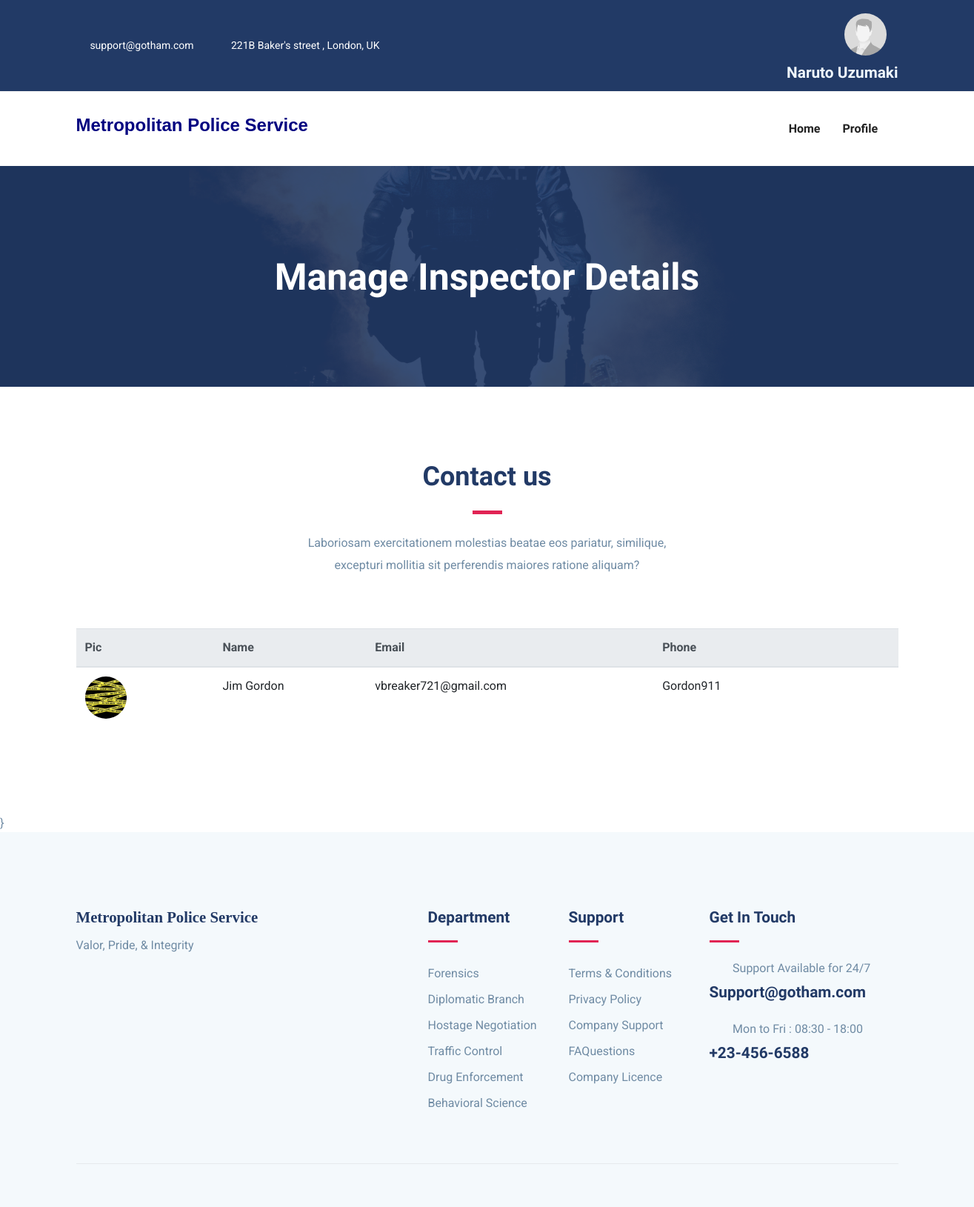
Screenshot of /Com/com-ins/ (signed in) with the database file from the repository.
### Commissioner/models.py (models this page shows, shortened)
class Com(models.Model):
    fname = models.CharField(max_length=50)
    lname = models.CharField(max_length=50)
    user_id = models.CharField(max_length=20, unique=True)
    password = models.CharField(max_length=10)
    email = models.EmailField(unique=True)
    pic = models.FileField(upload_to = 'Profile', default='default.jpg')

### Inspector/models.py (models this page shows, shortened)
class Ins(models.Model):
    fname = models.CharField(max_length=50)
    lname = models.CharField(max_length=50)
    user_id = models.CharField(max_length=20, unique=True)
    password = models.CharField(max_length=10)
    email = models.EmailField(unique=True)
    pic = models.FileField(upload_to = 'Profile', default='default.jpg')

### Commissioner/views.py (the view)
# urls.py: path('com-ins/',views.com_ins,name='com-ins'),
def com_ins(request):
    com = Com.objects.get(email=request.session['email'])
    ins = Ins.objects.all()
    return render(request,'com-ins.html',{'com':com,'ins':ins})

### Commissioner/templates/com-ins.html (shortened to what this page needs)
{% extends 'com-header.html' %}
{% block content %}
{% load static %}
<section class="page-title back-9550">
	<div class="container">
	  <div class="row">
		<div class="col-md-12">
		  <div class="block text-center">
			<h1 class="text-capitalize mb-5 text-lg">Manage Inspector Details</h1>
		  </div>
		</div>
	  </div>
	</div>
  </section>
  <section class="contact-form-wrap section">
    <div class="container">
        <div class="row justify-content-center">
            <div class="col-lg-6">
                <div class="section-title text-center">
                    <h2 class="text-md mb-2">Contact us</h2>
                    <div class="divider mx-auto my-4"></div>
                    <p class="mb-5">Laboriosam exercitationem molestias beatae eos pariatur, similique, excepturi mollitia sit perferendis maiores ratione aliquam?</p>
                </div>
            </div>
        </div>
        <div class="row">
            <div class="col-lg-12 col-md-12 col-sm-12">
            <table class="table align-items-center table-flush">
                <thead class="thead-light">
                    <tr>
                        <th scope="col" class="sort" data-sort="name">Pic</th>
                        <th scope="col" class="sort" data-sort="budget">Name</th>
                        <th scope="col" class="sort" data-sort="status">Email</th>
                        <th scope="col">Phone</th>
                        <th>          </th>
                    </tr>
                </thead>
                {% for entry in ins %}
                <div class="row">
                  <tbody class="list">
                      <th scope="row">
                      <div class="media align-items-center">
                          <a href="#" class="avatar rounded-circle mr-3">
                          <img alt="Image placeholder" src="{{entry.pic.url}}" style = "border-radius: 3cm; height : 1.5cm ; width : 1.5cm;">
                          </a>
                      </div>
                      </th>
                      <td class="budget">
                      {{entry.fname}} {{entry.lname}}
                      </td>
                      <td class="budget">
                        {{entry.email}}
                      </td>
                      <td>
                      {{entry.user_id}}
                      </td>
                      <td>
                        <div class="nav-item dropdown">
                          <a class="nav-link dropdown-toggle" data-toggle="dropdow"><i class="icofont-listine-dots"></i></a>
                        </div>
                      </td>
                  </tbody>
                  {% endfor %}
            </table>
        </div>
    </div>
</div>
</section>
{% endblock %}

### Commissioner/templates/com-header.html (shortened to what this page needs)
{% load static %}
<!DOCTYPE html>
<html lang="zxx">
<head>
  <link rel="stylesheet" href="{% static 'plugins/bootstrap/css/bootstrap.min.css' %}">
  <link rel="stylesheet" href="{% static 'plugins/icofont/icofont.min.css' %}">
  <link rel="stylesheet" href="{% static 'plugins/slick-carousel/slick/slick.css' %}">
  <link rel="stylesheet" href="{% static 'plugins/slick-carousel/slick/slick-theme.css' %}">
  <link rel="stylesheet" href="{% static 'css/style.css' %}">
</head>
<body id="top">
<header>
	<div class="header-top-bar">
		<div class="container">
			<div class="row align-items-center">
				<div class="col-lg-6">
					<ul class="top-bar-info list-inline-item pl-0 mb-0">
						<li class="list-inline-item"><a href="mailto:support@gmail.com"><i class="icofont-support-faq mr-2"></i>support@gotham.com</a></li>
						<li class="list-inline-item"><i class="icofont-location-pin mr-2"></i>221B Baker's street , London, UK </li>
					</ul>
				</div>
				<div class="col-lg-6">
					<div class="text-lg-right top-right-bar mt-2 mt-lg-0">
						<a class="nav-link active" href="">
							{% if adm.pic.url %}
							<img src="{{com.pic.url}}" alt = "image placeholder" style = "border-radius: 3cm; height : 1.5cm ; width : 1.5cm;">
							{% else %}
							<img src="{% static 'default.jpg' %}" alt = "image placeholder" style = "border-radius: 3cm; height : 1.5cm ; width : 1.5cm;">
							{% endif %}
						</a>
						<span class="h4" style = "color:aliceblue">{{com.fname}} {{com.lname}}</span>
					</div>
				</div>
			</div>
		</div>
	</div>
	<nav class="navbar navbar-expand-lg navigation" id="navbar">
		<div class="container">
				<h3 style = "font-family: sans-serif; color : navy">Metropolitan Police Service</h3>
		  <div class="collapse navbar-collapse" id="navbarmain">
			<ul class="navbar-nav ml-auto">
			  <li class="nav-item active">
				<a class="nav-link active" href="{% url 'com-index' %}">
					<span class="nav-link-text">Home</span>
				  </a>
			  </li>
              <li class="nav-item dropdown">
				<a class="nav-link dropdown-toggle" href="#" id="dropdown03" data-toggle="dropdown" aria-haspopup="true" aria-expanded="false">Profile<i class="icofont-thin-down"></i></a>
			  </li>
			</ul>
		  </div>
		</div>
	</nav>
</header>
{% block content %}
{% endblock %}}
<footer class="footer section gray-bg">
	<div class="container">
		<div class="row">
			<div class="col-lg-4 mr-auto col-sm-6">
				<div class="widget mb-5 mb-lg-0">
					<h4 style = " font-family:fantasy ;">Metropolitan Police Service</h4>
					<p>Valor, Pride, & Integrity</p>
					<ul class="list-inline footer-socials mt-4">
						<li class="list-inline-item"><i class="icofont-facebook"></i></li>
						<li class="list-inline-item"><i class="icofont-twitter"></i></li>
						<li class="list-inline-item"><i class="icofont-linkedin"></i></li>
					</ul>
				</div>
			</div>
			<div class="col-lg-2 col-md-6 col-sm-6">
				<div class="widget mb-5 mb-lg-0">
					<h4 class="text-capitalize mb-3">Department</h4>
					<div class="divider mb-4"></div>
					<ul class="list-unstyled footer-menu lh-35">
						<li>Forensics</li>
						<li>Diplomatic Branch</li>
						<li>Hostage Negotiation</li>
						<li>Traffic Control</li>
						<li>Drug Enforcement</li>
						<li>Behavioral Science</li>
					</ul>
				</div>
			</div>
			<div class="col-lg-2 col-md-6 col-sm-6">
				<div class="widget mb-5 mb-lg-0">
					<h4 class="text-capitalize mb-3">Support</h4>
					<div class="divider mb-4"></div>
					<ul class="list-unstyled footer-menu lh-35">
						<li><a href="#">Terms & Conditions</a></li>
						<li><a href="#">Privacy Policy</a></li>
						<li><a href="#">Company Support </a></li>
						<li><a href="#">FAQuestions</a></li>
						<li><a href="#">Company Licence</a></li>
					</ul>
				</div>
			</div>
			<div class="col-lg-3 col-md-6 col-sm-6">
				<div class="widget widget-contact mb-5 mb-lg-0">
					<h4 class="text-capitalize mb-3">Get in Touch</h4>
					<div class="divider mb-4"></div>
					<div class="footer-contact-block mb-4">
						<div class="icon d-flex align-items-center">
							<i class="icofont-email mr-3"></i>
							<span class="h6 mb-0">Support Available for 24/7</span>
						</div>
						<h4 class="mt-2">Support@gotham.com</a></h4>
					</div>
					<div class="footer-contact-block">
						<div class="icon d-flex align-items-center">
							<i class="icofont-support mr-3"></i>
							<span class="h6 mb-0">Mon to Fri : 08:30 - 18:00</span>
						</div>
						<h4 class="mt-2">+23-456-6588</h4>
					</div>
				</div>
			</div>
		</div>
		<div class="footer-btm py-4 mt-5">
		</div>
	</div>
</footer>
  </html>

### myapp/static/css/style.css (style rules this page uses)
html { overflow-x: hidden; }
body { line-height: 1.6; font-family: "Roboto", sans-serif; -webkit-font-smoothing: antialiased; font-size: 16px; color: #6F8BA4; font-weight: 400; }
h1, .h1, h2, .h2, h3, .h3, h4, .h4, h5, .h5, h6, .h6 { font-family: "Exo", sans-serif; font-weight: 700; color: #222; }
h1, .h1 { font-size: 2.5rem; }
h2, .h2 { font-size: 44px; }
h3, .h3 { font-size: 1.5rem; }
h4, .h4 { font-size: 1.3rem; line-height: 30px; }
h6, .h6 { font-size: 1rem; }
p { line-height: 30px; }
.section { padding: 100px 0; }
.text-md { font-size: 2.25rem; }
.text-lg { font-size: 3.75rem; }
a { color: #222; text-decoration: none; transition: all .35s ease; }
.page-title { padding: 120px 0px 70px 0px; position: relative; }
.page-title .block h1 { color: #fff; }
.section-title { margin-bottom: 70px; }
.section-title h2 { color: #223a66; }
.text-lg { font-size: 50px; }
.gray-bg { background: #f4f9fc; }
#navbarmain { padding: 20px 0px; }
#navbarmain .nav-link { font-weight: 600; padding: 10px 15px; color: #222; font-family: "Exo", sans-serif; text-transform: capitalize; font-size: 16px; transition: all .25s ease; }
.dropdown-toggle::after { display: none; }
.header-top-bar { background: #223a66; font-size: 14px; padding: 10px 0px; box-shadow: 0 1px 2px rgba(0, 0, 0, 0.05); color: #fff; }
.top-bar-info li a { color: #fff; margin-right: 20px; }
.back-9550 { background: url("../images/bg/swat.jpg") no-repeat 50% 50%; background-size: cover; position: relative; }
.divider { width: 40px; height: 5px; background: #e12454; }
.lh-35 { line-height: 35px; }
.footer { padding-bottom: 10px; }
.widget .divider { height: 3px; }
.widget h4 { color: #223a66; }
.widget .footer-menu a { color: #6F8BA4; }
.footer-contact-block span { font-weight: 400; color: #6F8BA4; }
.footer-contact-block i { font-size: 20px; }
.footer-btm { border-top: 1px solid rgba(0, 0, 0, 0.06); }

### rows the page displays
Com: fname "Naruto", lname "Uzumaki"
Ins: pic (picture), fname "Jim", lname "Gordon", email "vbreaker721@gmail.com", user_id "Gordon911"
